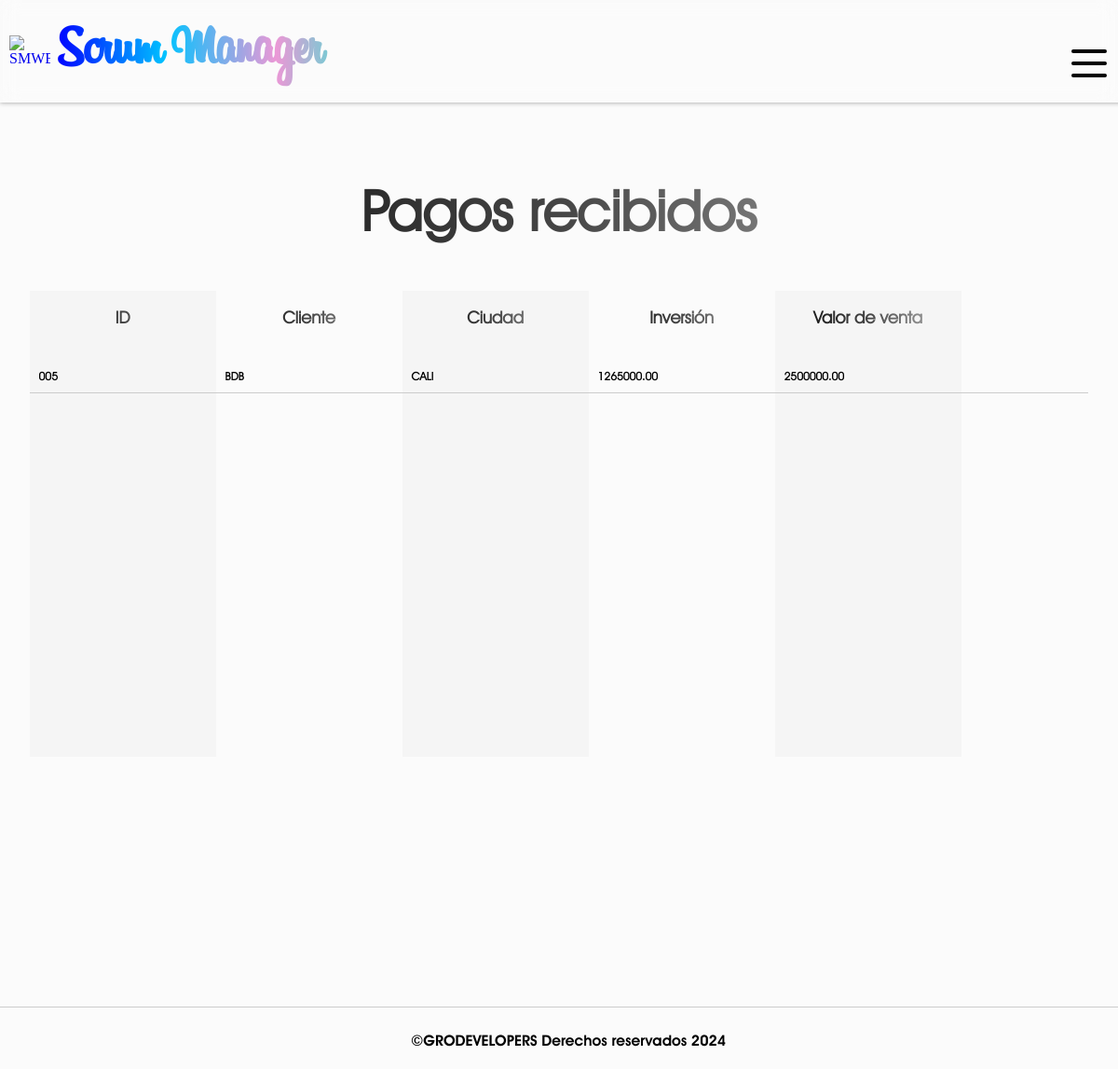
The page /order-payments/ (signed in) on the database as committed earlier.
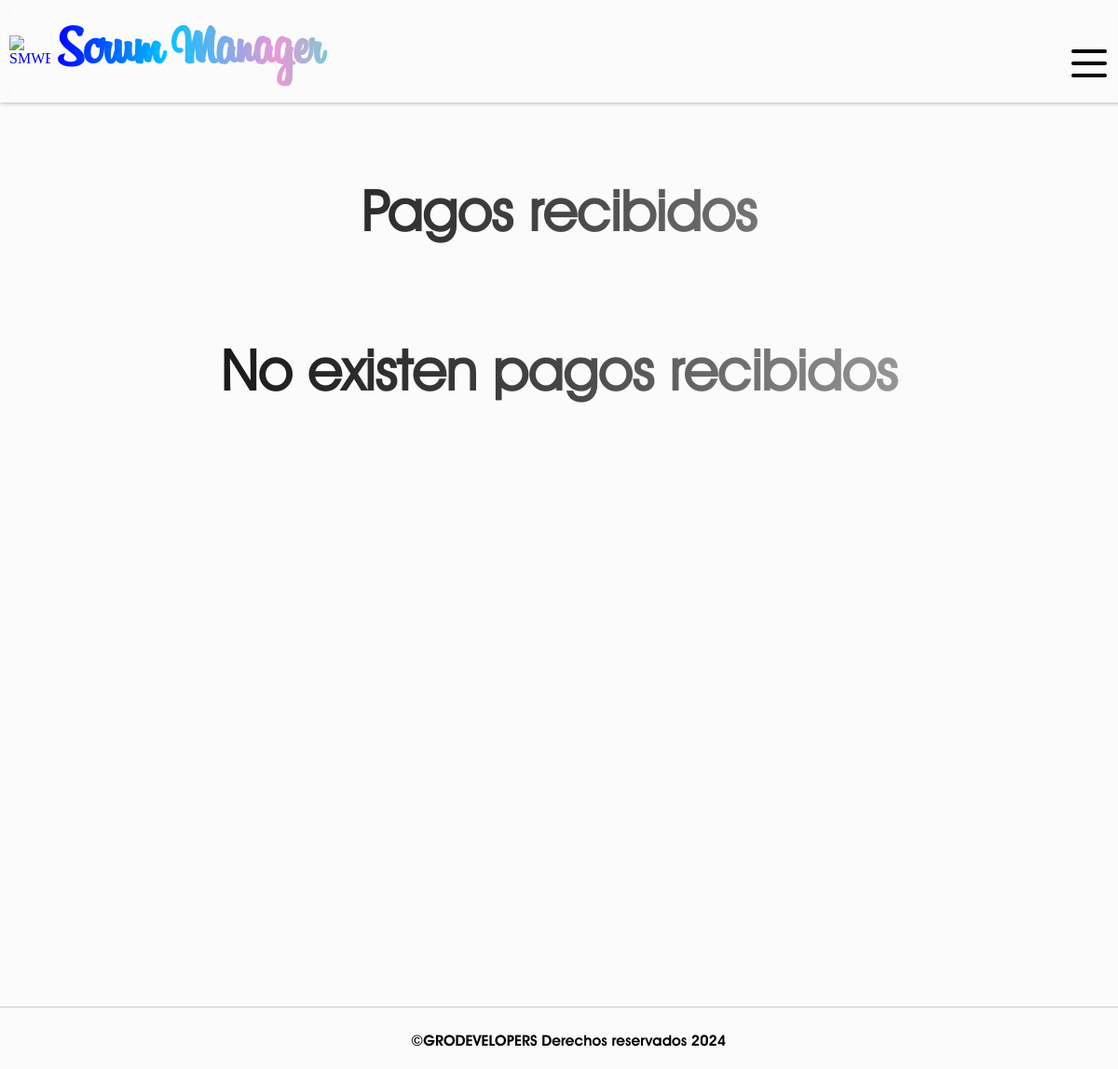
The same page on the database as committed later.
### SMWEB/models.py (models this page shows, shortened)
class OrderPayment(models.Model):
    order_id = models.CharField(verbose_name="Número de caso", max_length=255)
    client = models.CharField(verbose_name="Cliente", max_length=255, null=False, default="")
    city = models.CharField(verbose_name="Ciudad", max_length=255, null=False)
    invesment = models.DecimalField(verbose_name="Inversión", max_digits=20, decimal_places=2, null= True)
    sales_value = models.DecimalField(verbose_name="Valor de venta", max_digits=20, decimal_places=2, null= True)
    service_description = models.TextField(verbose_name="Descripción del servicio")
    in_charge = models.CharField(verbose_name="Encargado", max_length=255, null=False, default="")
    company = models.CharField(verbose_name="Empresa", max_length=255, null=False, default="")
    account_owner = models.CharField(verbose_name="Propietario de la cuenta", max_length=255, default="")
    bank_account = models.CharField(verbose_name="Banco", max_length=255, default="")
    account_number = models.CharField(verbose_name="Número de cuenta", max_length=255, default="")
    type_account = models.CharField(verbose_name="Tipo de cuenta", max_length=255, default="")
    amount = models.IntegerField(verbose_name="Pago")
    comments = models.TextField(verbose_name="Comentarios")
    made_by = models.CharField(verbose_name="Realizado por", max_length=255)
    created_at = models.DateField(verbose_name="Creado el", auto_now_add=True)
    class Meta:
        verbose_name = 'Pago'
        verbose_name_plural = 'Pagos'

### SMWEB/views.py (the view)
# urls.py: path('order-payments/', views.order_payments, name='order-payments'),
@login_required(login_url=inicio)
def order_payments(request):
    user_rol = request.user.rol
    user_company = request.user.company_id
    if user_rol not in ['gerente', 'financiero', 'coordinador']:
        messages.warning(request, f'Tu rol de {user_rol} no te permite acceder a los pagos recibidos')
        return redirect('inicio')
    payments = OrderPayment.objects.filter(company = user_company).order_by('-created_at')
    return render(request, 'order_payments.html',{
        'payments': payments
    })

### SMWEB/context_processors.py (called while the page is built)
def get_status(request):
    if request.user.is_authenticated:
        id = request.user.company_id
        company = Company.objects.get(id = id)
        return {
            'company': company
        }
    else:
        return {
            'company' : False
        }

def get_rejected_payments(request):
    if request.user.is_authenticated:
        company_id = request.user.company_id
        first_name = request.user.first_name
        rejected_payments = PaymentRejected.objects.filter(company = company_id).filter(in_charge = first_name.upper()).count()
        return {
            'rejected_payments': rejected_payments
        }
    return {
        'rejected_payments': False
        }

def get_payments(request):
    if request.user.is_authenticated:
        company_id = request.user.company_id
        rejected_payments = OrderPayment.objects.filter(company = company_id).count()
        return {
            'payments': rejected_payments
        }
    return {
        'payments': False
        }

### SMWEB/models.py (called while the page is built)
    def __str__(self):
        return self.name

### SMWEB/templates/order_payments.html (shortened to what this page needs)
{% extends "layout.html" %}
{% block content %}
    {% if company.status %}
        <h1 id="title" >Pagos recibidos</h1>
        {% if payments %}
            <section id="payments">
                <div class="payments__column payments__column--id">
                    <h3 class="column__title">ID</h3>
                    {% for payment in payments %}
                        {% if user.rol == 'financiero' %}
                            <div class="payments__element payments__element-id"><a href='{% url "handle-payment" payment.id %}'>{{payment.order_id}}</a></div>
                        {% else %}
                            <div class="payments__element payments__element-id">{{payment.order_id}}</div>
                        {% endif %}
                    {% endfor %}
                </div>
                <div class="payments__column payments__column--client">
                    <h3 class="column__title">Cliente</h3>
                    {% for payment in payments %}
                        <div class="payments__element payments__element-client">{{payment.client}}</div>
                    {% endfor %}
                </div>
                <div class="payments__column payments__column--city">
                    <h3 class="column__title">Ciudad</h3>
                    {% for payment in payments %}
                        <div class="payments__element payments__element-city">{{payment.city}}</div>
                    {% endfor %}
                </div>
                <div class="payments__column payments__column--invesment">
                    <h3 class="column__title">Inversión</h3>
                    {% for payment in payments %}
                        <div class="payments__element payments__element-invesment">{{payment.invesment}}</div>
                    {% endfor %}
                </div>
                <div class="payments__column payments__column--sales_value">
                    <h3 class="column__title">Valor de venta</h3>
                    {% for payment in payments %}
                        <div class="payments__element payments__element-sales_value">{{payment.sales_value}}</div>
                    {% endfor %}
                </div>
                <div class="payments__column payments__column--service_description">
                    <h3 class="column__title">Descripción</h3>
                    {% for payment in payments %}
                        <div class="payments__element payments__element-service_description">{{payment.service_description}}</div>
                    {% endfor %}
                </div>
            </section>
        {% else %}
            <h1 id="title" >No existen pagos recibidos</h1>
        {% endif %}
    {% else %}
        <h1 id="title" >Lo siento {{user.first_name}}, tu empresa se encuentra inactiva</h1>
    {% endif %}
{% endblock %}

### SMWEB/templates/layout.html (shortened to what this page needs)
<!DOCTYPE html>
<html lang="en">
<head>
    {% load static %}
    <link rel="stylesheet" href="{% static 'css/styles.css' %}">
</head>
<body>
    <header id="header">
        <a href="{% url 'inicio' %}" id="logo">
            <img src="{% static 'images/logo_smweb.png' %}" alt="SMWEB" title="Inicio">
            <h1 id="logo_title">Scrum Manager</h1>
        </a>
    </header>
    <nav id="menu" class="hidden_menu">
        <div class="menu_button">
            <div class="menu__element menu__element--1"></div>
            <div class="menu__element menu__element--2"></div>
            <div class="menu__element menu__element--3"></div>
        </div>
        <ul>
        </ul>
    </nav>
    <section id="content">
        {% block content %}
        {% endblock %}
    </section>
    <footer id="footer">
        <p>
            &copy;GRODEVELOPERS Derechos reservados 2024
        </p>
    </footer>
</body>
</html>

### SMWEB/static/css/styles.css (style rules this page uses)
:root { --title-font: 'Billabong'; --normal-font: 'Avant gardent light'; --menu-font: 'Avant gardent bold'; --symbol-font: 'Symbol'; }
* { text-decoration: none; }
body { background-color: #FBFBFB; margin: 0px; }
#header { width: 100%; height: 50px; padding: 30px 10px; display: flex; flex-direction: row; justify-content: space-between; align-items: center; box-shadow: 0px 0px 5px #999; position: fixed; top: 0%; z-index: 1; backdrop-filter: blur(10px); }
#logo { flex-basis: 74%; display: flex; flex-direction: row; align-items: center; padding: 0px; max-height: 100%; }
#logo img { width: 5%; height: 5%; padding-right: 5px; }
#logo_title { flex-basis: 40%; font-family: var(--title-font); font-size: 60px; background: linear-gradient(to right, rgb(0, 0, 255), rgb(0, 195, 255), rgb(235,152,214), rgb(0, 255, 208)); -webkit-background-clip: text; -webkit-text-fill-color: transparent; }
#menu { width: 320px; height: 100%; padding-top: 40px; position: fixed; z-index: 2; right: 0%; top: 0%; overflow: hidden; scroll-behavior: smooth; }
.menu_button { width: 40px; height: 40px; padding: 8px; margin-left: 5px; background-color: transparent; display: flex; flex-direction: column; justify-content: space-around; align-items: center; cursor: pointer; border-radius: 5px; transition: all 500ms; }
.menu__element { width: 95%; height: 4px; background-color: black; border-radius: 2px; }
.hidden_menu { transition: all 500ms; transform: translateX(80%); }
#menu ul { list-style: none; display: flex; flex-direction: column; }
#content { margin: 130px 10px; padding: 10px; min-height: 100vh; display: flex; flex-direction: column; align-items: center; }
#content > #title { text-align: center; width: 100%; }
#title { font-family: var(--normal-font); font-size: 60px; background: linear-gradient(90deg, black, rgb(69, 69, 69), rgb(197, 197, 197)); -webkit-background-clip: text; -webkit-text-fill-color: transparent; }
#footer { width: 100%; height: 40px; padding: 10px; border-top: 1px solid #ccc; text-align: center; }
#footer > p { height: 100%; font-family: var(--menu-font); }

Rows that differ between the two databases and show on the page:
removed OrderPayment: order_id "005", client "BDB", city "CALI", invesment "1265000.00", sales_value "2500000.00"
Other text that changed with them:
text no longer shown: "ID Cliente Ciudad Inversión Valor de venta"
text now shown: "No existen pagos recibidos"
